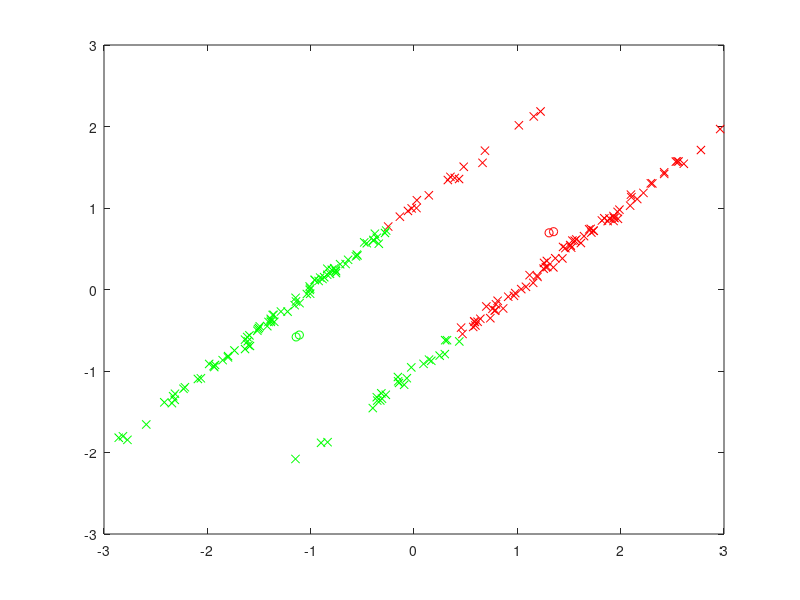

This figure's MATLAB source:
%% k-Means Prototype
%  -----------------
%close all
clear all

N=100;
X1=mvnrnd([-1 0],[0 1]*[0 1]'+0.001*eye(2),N)';
X2=mvnrnd([1 0],[0 1]*[0 1]'+0.001*eye(2),N)';
X = [X1 X2];
%X = [-1 -1 -1 1 1 1; -1 0 1 -1 0 1];


%p = [-3 3; 3 -3];
p = [1 1; 0.5 -0.5];

figure(3);
for cnt=1:4
   %Just plot stuff
   plot(X(1,:),X(2,:),'kx')
   axis([-3 3 -3 3])
   hold on;
   plot(p(1,1),p(2,1),'ro')
   plot(p(1,2),p(2,2),'go')
   hold off;
   
   %Find nearest prototype! (Phase 1)
   [D,I] = pdist2(p',X','euclidean','Smallest',1);
   ind1 = (I==1); %Cluster 1
   ind2 = (I==2); %Cluster 2
   pause;
    
   %Just plot stuff
   plot(X(1,ind1),X(2,ind1),'rx')
   axis([-3 3 -3 3])
   hold on;
   plot(X(1,ind2),X(2,ind2),'gx')
   plot(p(1,1),p(2,1),'ro')
   plot(p(1,2),p(2,2),'go')
   
   pause;
   
   %Calc new prototypes(Phase 2)
   p(:,1) = mean(X(:,ind1),2);
   p(:,2) = mean(X(:,ind2),2);
   
   %Just plot stuff
   plot(p(1,1),p(2,1),'ro')
   plot(p(1,2),p(2,2),'go')
   hold off;
   pause;beep
end
